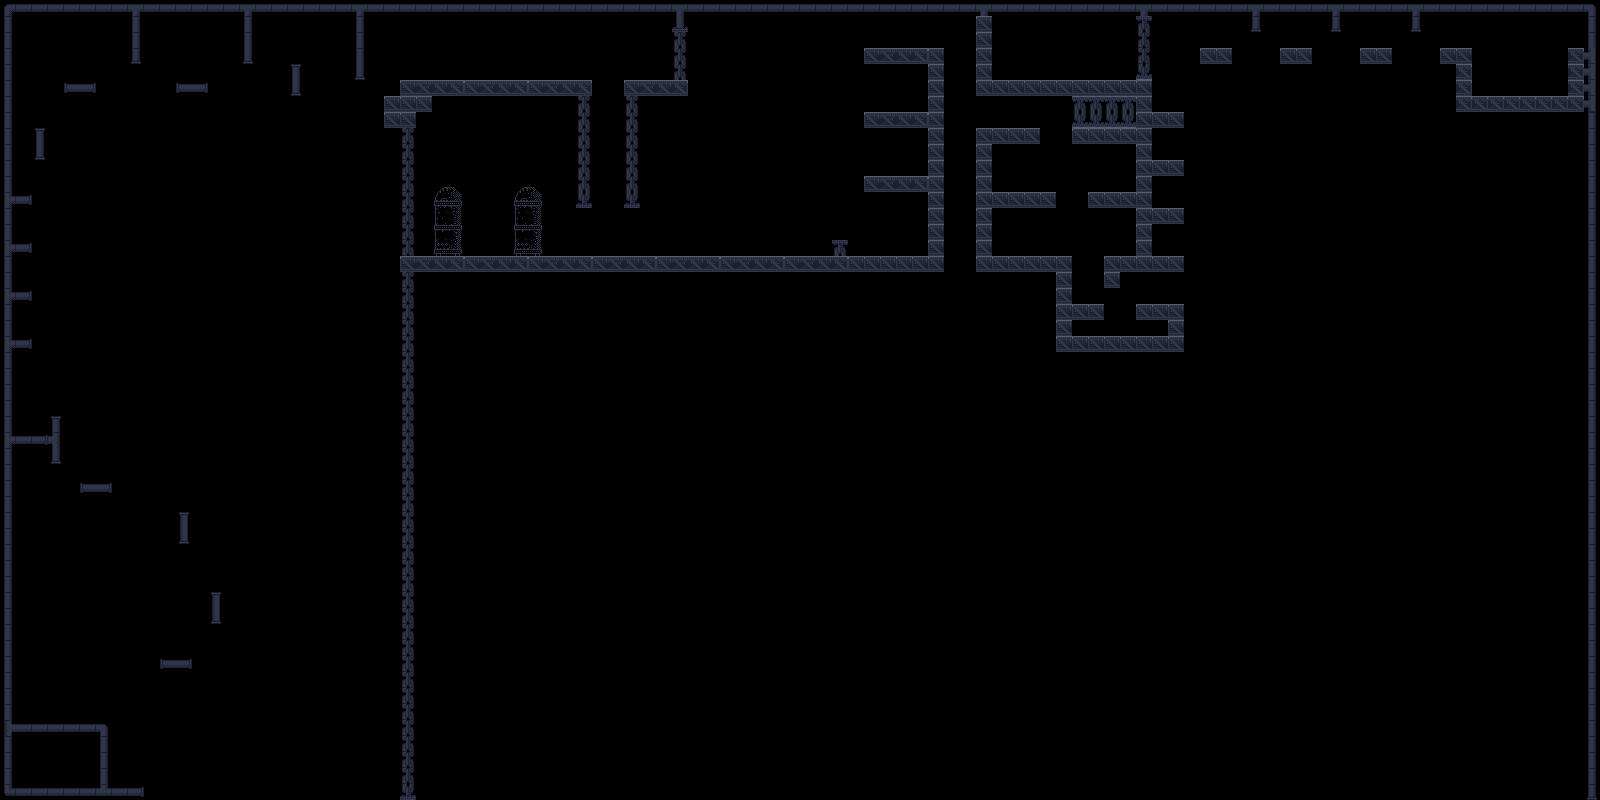

The image is a tile-based game level rendered from a .tmx file. Its description and source (layers, tilesets, objects; grid data summarised) follow:
An orthogonal 100x50 tile map with 16x16 px tiles, 1 tile layer (TileLayer), 2 tilesets and 181 objects.

<map version="1.2" tiledversion="1.2.4" orientation="orthogonal" renderorder="right-up" width="100" height="50" tilewidth="16" tileheight="16" infinite="0" nextlayerid="16" nextobjectid="644">
 <tileset firstgid="1" source="industrial.v2.tsx" />
 <tileset firstgid="1025" source="Forest.tsx" />
 <objectgroup id="14" name="collisionLayer">
  <object id="453" x="12" y="724.182">
   <polyline points="0,0 92.7273,0 95.8182,3.45455" />
  </object>
  <object id="455" x="12.25" y="724.5">
   <polyline points="0,0 92.25,0" />
  </object>
  <object id="458" x="162.333" y="659.667">
   <polyline points="-1.5,0 29.5833,0" />
  </object>
  <object id="459" x="210.667" y="592">
   <polyline points="0,0 10.5,0" />
  </object>
  <object id="460" x="179" y="512">
   <polyline points="0,0 10.0833,0" />
  </object>
  <object id="461" x="82" y="500">
   <polyline points="-0.416667,-15.6667 29.6667,-15.6667" />
  </object>
  <object id="462" x="12.3333" y="435.667">
   <polyline points="0,0 41,0.333333" />
  </object>
  <object id="463" x="51" y="416">
   <polyline points="0,0 9.66667,0" />
  </object>
  <object id="464" x="12" y="340">
   <polyline points="0,0 19.6667,0" />
  </object>
  <object id="465" x="12.3333" y="291.667">
   <polyline points="0,0 19.3333,0" />
  </object>
  <object id="466" x="12" y="244">
   <polyline points="0,0 19,0" />
  </object>
  <object id="467" x="12.6667" y="195.667">
   <polyline points="0,0 18.9583,0" />
  </object>
  <object id="468" x="35.3333" y="112">
   <polyline points="0.333333,16.3333 9.33333,16.3333" />
  </object>
  <object id="470" x="64.3333" y="84.3333">
   <polyline points="0,0 31.3333,0" />
  </object>
  <object id="471" x="176.667" y="84">
   <polyline points="0,0 30.6667,0" />
  </object>
  <object id="472" x="291" y="64.3333">
   <polyline points="0,0 9.66667,0" />
  </object>
  <object id="486" x="400" y="80">
   <polyline points="0,0 192,0" />
  </object>
  <object id="487" x="624" y="80">
   <polyline points="0,0 48,0" />
  </object>
  <object id="492" x="416" y="256">
   <polyline points="0,0 432,0" />
  </object>
  <object id="495" x="832" y="240">
   <polyline points="0,0 16,0" />
  </object>
  <object id="498" x="848" y="256">
   <polyline points="0,0 80,0" />
  </object>
  <object id="499" x="864" y="176">
   <polyline points="0,0 64,0" />
  </object>
  <object id="500" x="864" y="112">
   <polyline points="0,0 64,0" />
  </object>
  <object id="501" x="864" y="48">
   <polyline points="0,0 80,0" />
  </object>
  <object id="502" x="976" y="128">
   <polyline points="0,0 64,0" />
  </object>
  <object id="503" x="992" y="192">
   <polyline points="0,0 64,0" />
  </object>
  <object id="504" x="1088" y="192">
   <polyline points="0,0 48,0" />
  </object>
  <object id="505" x="992" y="256">
   <polyline points="0,0 80,0" />
  </object>
  <object id="506" x="1104" y="256">
   <polyline points="0,0 32,0" />
  </object>
  <object id="507" x="1072" y="304">
   <polyline points="0,0 32,0" />
  </object>
  <object id="508" x="1072" y="336">
   <polyline points="0,0 96,0" />
  </object>
  <object id="509" x="1136" y="304">
   <polyline points="0,0 48,0" />
  </object>
  <object id="510" x="1152" y="256">
   <polyline points="0,0 32,0" />
  </object>
  <object id="511" x="1152" y="208">
   <polyline points="0,0 32,0" />
  </object>
  <object id="512" x="1152" y="160">
   <polyline points="0,0 32,0" />
  </object>
  <object id="513" x="1152" y="112">
   <polyline points="0,0 32,0" />
  </object>
  <object id="514" x="1200" y="48">
   <polyline points="0,0 32,0" />
  </object>
  <object id="515" x="1280" y="48">
   <polyline points="0,0 32,0" />
  </object>
  <object id="516" x="1360" y="48">
   <polyline points="0,0 32,0" />
  </object>
  <object id="517" x="1440" y="48">
   <polyline points="0,0 32,0" />
  </object>
  <object id="518" x="1472" y="96">
   <polyline points="0,0 96,0" />
  </object>
  <object id="519" x="1568" y="48">
   <polyline points="0,0 16,0" />
  </object>
  <object id="638" x="384" y="96">
   <polyline points="0,0 16,0" />
  </object>
  <object id="643" x="108.375" y="788.375">
   <polyline points="0,0 35.375,-0.25" />
  </object>
 </objectgroup>
 <objectgroup id="15" name="noFricLayer">
  <object id="456" x="104.25" y="724.5">
   <polyline points="0,0 3.75,3.75 3.5,63.75" />
  </object>
  <object id="474" x="132" y="11.6667">
   <polyline points="0,0 -0.333333,49" />
  </object>
  <object id="475" x="139.667" y="11.6667">
   <polyline points="0,0 -0.333333,49" />
  </object>
  <object id="476" x="131" y="63.6667">
   <polyline points="0,0 9.33333,0" />
  </object>
  <object id="477" x="244" y="11.6667">
   <polyline points="0,0 0,49" />
  </object>
  <object id="478" x="251.333" y="61">
   <polyline points="0,0 0,-49" />
  </object>
  <object id="479" x="243.333" y="63.6667">
   <polyline points="0,0 9.33333,0" />
  </object>
  <object id="480" x="292" y="96.3333">
   <polyline points="0,0 0,-30" />
  </object>
  <object id="481" x="315.333" y="75.6667">
   <polyline points="-15.3333,21.3333 -15.3333,-9.41667" />
  </object>
  <object id="482" x="356.333" y="12">
   <polyline points="0,0 0.333333,65.3333" />
  </object>
  <object id="483" x="363.333" y="77.3333">
   <polyline points="0,0 0,-65.3333" />
  </object>
  <object id="484" x="355.333" y="80">
   <polyline points="0,0 9.33333,0" />
  </object>
  <object id="485" x="400" y="96">
   <polyline points="0,0 0,-16" />
  </object>
  <object id="488" x="672" y="16">
   <polyline points="0,0 0,64" />
  </object>
  <object id="489" x="592" y="80">
   <polyline points="0,0 0,128" />
  </object>
  <object id="490" x="624" y="208">
   <polyline points="0,-128 0,0" />
  </object>
  <object id="491" x="400" y="800">
   <polyline points="0,0 0,-704" />
  </object>
  <object id="496" x="832" y="256">
   <polyline points="0,0 0,-16" />
  </object>
  <object id="497" x="848" y="256">
   <polyline points="0,0 0,-16" />
  </object>
  <object id="520" x="576" y="96">
   <polyline points="0,0 -160,0" />
  </object>
  <object id="521" x="640" y="96">
   <polyline points="0,0 48,0" />
  </object>
  <object id="522" x="416" y="256">
   <polyline points="0,0 0,-160" />
  </object>
  <object id="523" x="576" y="208">
   <polyline points="0,0 0,-112" />
  </object>
  <object id="524" x="624" y="208">
   <polyline points="0,0 16,0" />
  </object>
  <object id="525" x="576" y="208">
   <polyline points="0,0 16,0" />
  </object>
  <object id="526" x="640" y="208">
   <polyline points="0,0 0,-112" />
  </object>
  <object id="527" x="928" y="256">
   <polyline points="0,0 0,-64" />
  </object>
  <object id="528" x="928" y="176">
   <polyline points="0,0 0,-48" />
  </object>
  <object id="529" x="928" y="112">
   <polyline points="0,0 0,-48" />
  </object>
  <object id="530" x="928" y="192">
   <polyline points="0,0 -64,0" />
  </object>
  <object id="531" x="928" y="128">
   <polyline points="0,0 -64,0" />
  </object>
  <object id="532" x="928" y="64">
   <polyline points="0,0 -64,0" />
  </object>
  <object id="533" x="864" y="192">
   <polyline points="0,0 0,-16" />
  </object>
  <object id="534" x="864" y="128">
   <polyline points="0,0 0,-16" />
  </object>
  <object id="535" x="864" y="64">
   <polyline points="0,0 0,-16" />
  </object>
  <object id="536" x="944" y="272">
   <polyline points="0,0 0,-224" />
  </object>
  <object id="537" x="976" y="16">
   <polyline points="0,0 0,80" />
  </object>
  <object id="538" x="976" y="272">
   <polyline points="0,0 0,-144" />
  </object>
  <object id="539" x="976" y="96">
   <polyline points="0,0 96,0" />
  </object>
  <object id="540" x="992" y="144">
   <polyline points="0,0 48,0" />
  </object>
  <object id="541" x="992" y="208">
   <polyline points="0,0 64,0" />
  </object>
  </objectgroup>
 <layer id="13" name="TileLayer" width="100" height="50">
  <data>[5000 cells, 529 non-empty, 31 distinct tile ids]</data>
 </layer>
</map>
<!-- 96 of 181 objects omitted -->
